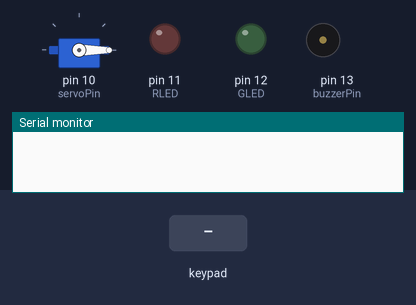
This sketch was run on a simulated Arduino Uno, built with avr-gcc and run on an emulated ATmega328P. On the bench: servo, output pins drawn as LEDs (lit = HIGH), buzzer (waves = sounding, pin HIGH), the last lines printed to the serial monitor. The test bench sets the inputs (shaded band).

Above: at 1.2 s.
1.3 s: key '#' pressed
At 1.8 s:
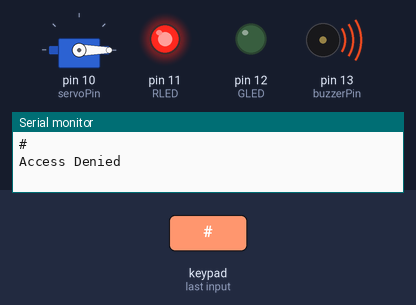
4.3 s: keypad keys 1 2 3 4 # pressed 0.4 s apart
At 6.5 s:
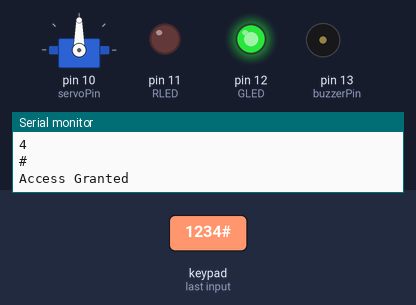
Timing chart, 0 to 12.4 s (numbered marks = the images above; inputs shaded):
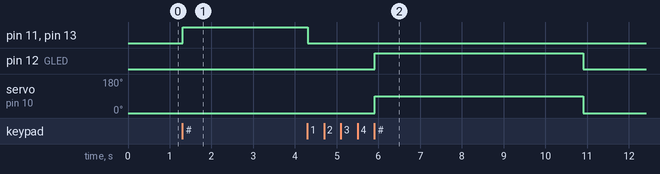

The sketch:

doorlock.ino
```cpp
#include <Keypad.h>
#include <Servo.h>

// Keypad setup
const byte ROWS = 4;
const byte COLS = 4;
char keys[ROWS][COLS] =
{
  {'1','2','3','A'},
  {'4','5','6','B'},
  {'7','8','9','C'},
  {'*','0','#','D'}
};

byte rowPins[ROWS] = {9, 8, 7, 6};
byte colPins[COLS] = {5, 4, 3, 2};
Keypad keypad = Keypad(makeKeymap(keys), rowPins, colPins, ROWS, COLS);

// Servo setup
Servo lockServo;
const int servoPin = 10;

// LED setup
const int RLED = 11;
const int GLED = 12;

// Buzzer setup
const int buzzerPin = 13;

// Stock password initialization
String password = "1234";
String input = "";

// the setup function runs once when you press reset or power the board
void setup()
{

  Serial.begin(9600);
  lockServo.attach(servoPin);
  lockServo.write(0); // Lock closed

  // initialize digital pin RLED, GLED, and Alarm as an output.
  pinMode(RLED, OUTPUT);
  pinMode(GLED, OUTPUT);
  pinMode(buzzerPin, OUTPUT);
}

// the loop function runs over and over again forever
void loop()
{
  char key = keypad.getKey();

  if (key)
  {
    Serial.println(key);
    if (key == '#') // Enter key
    {
      if (input == password)
      {
        lockServo.write(90); // Unlock
        Serial.println("Access Granted");
        digitalWrite(GLED, HIGH);
        delay(5000);         // Keep unlocked for 5s
        digitalWrite(GLED, LOW);
        lockServo.write(0);  // Lock again
      }
      else
      {
        Serial.println("Access Denied");
        digitalWrite(RLED, HIGH);
        digitalWrite(buzzerPin, HIGH);
        delay(3000);
        digitalWrite(buzzerPin, LOW);
        digitalWrite(RLED, LOW);
      }
      input = ""; // Reset input
    }
    else if (key == '*')
    {
      input = ""; // Clear input
    }
    else
    {
      input += key; // Append key to input string
    }
  }
}
```

Measured:
- after the input at 1.3 s, pin 11 (RLED), pin 13 (buzzerPin): LOW → HIGH at once
- after the input at 4.3 s, pin 12 (GLED): LOW → HIGH after 1.6 s, → LOW 5.0 s later; servo on pin 10 (servoPin): 0° → 90° after 1.6 s, → 0° 5.0 s later
